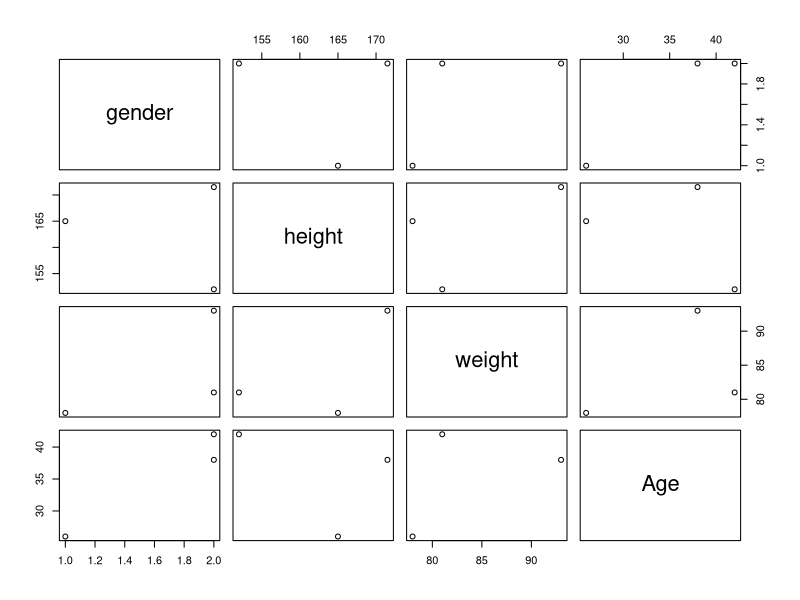

Write R code to recreate this figure.
## ---- chunk 1
# Create the data frame.
BMI <- 	data.frame(
   gender = c("Male", "Male","Female"), 
   height = c(152, 171.5, 165), 
   weight = c(81,93, 78),
   Age = c(42,38,26)
)
print(BMI)
plot(BMI)
